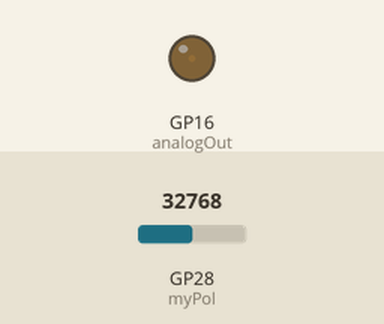
Recording of a program running on a simulated Raspberry Pi Pico running MicroPython. Shown: output pins drawn as LEDs (lit = HIGH). The inputs (shaded band) are chosen by the test bench; at power-on: GP28 (myPol) = 32768 (analog values on the 0–65535 scale).

Above: at 1.2 s.
1.3 s: GP28 (myPol) set to 57670
At 2.4 s:
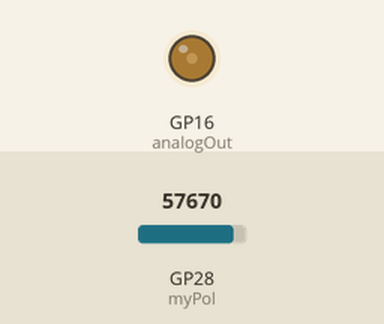
2.8 s: GP28 (myPol) set to 65535
At 3.6 s:
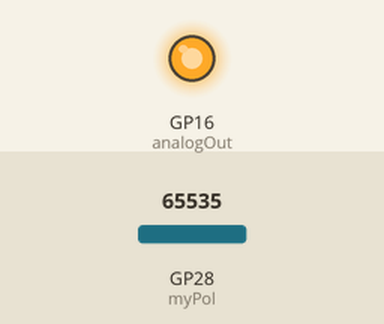
4.3 s: GP28 (myPol) set to 32767
At 4.8 s:
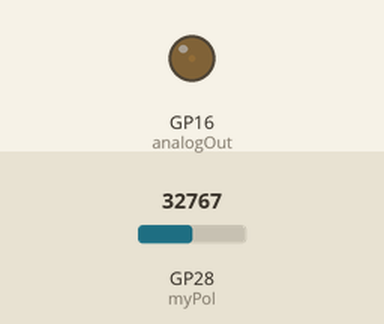
Timing chart, 0 to 7.3 s (numbered marks = the images above; inputs shaded):
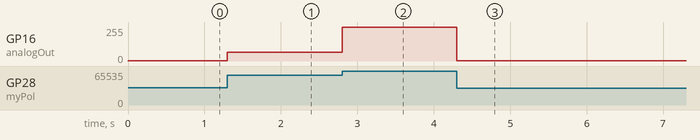

Measured:
- after the input at 1.3 s, GP16 (analogOut): 1/255 → 67/255 at once
- after the input at 2.8 s, GP16 (analogOut): 67/255 → 254/255 at once
- after the input at 4.3 s, GP16 (analogOut): 254/255 → 1/255 at once

The program:

dimmableLED2.py
```python
#based on potentiometer, should be able to run on boot up

from machine import PWM, Pin, ADC
from time import sleep

polPin=28
myPol=ADC(polPin)

outPin = 16
analogOut=PWM(Pin(outPin))
analogOut.freq(1000)
analogOut.duty_u16(0)

while True:
    potVal=myPol.read_u16()
    expVal=(16/65550)*potVal
    outVal=2**expVal
    analogOut.duty_u16(int(outVal))
    sleep(.1)
```
